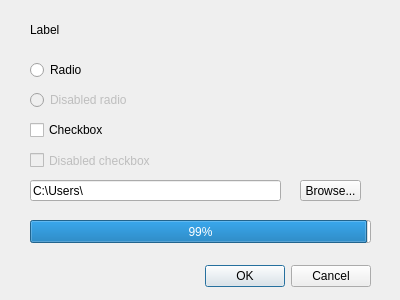
<?xml version="1.0" encoding="UTF-8"?>
<ui version="4.0">
 <class>Lab</class>
 <widget class="QDialog" name="Lab">
  <property name="geometry">
   <rect>
    <x>0</x>
    <y>0</y>
    <width>400</width>
    <height>300</height>
   </rect>
  </property>
  <property name="mouseTracking">
   <bool>false</bool>
  </property>
  <property name="windowTitle">
   <string>Lab 2</string>
  </property>
  <widget class="QDialogButtonBox" name="buttonBox">
   <property name="geometry">
    <rect>
     <x>30</x>
     <y>260</y>
     <width>341</width>
     <height>32</height>
    </rect>
   </property>
   <property name="orientation">
    <enum>Qt::Horizontal</enum>
   </property>
   <property name="standardButtons">
    <set>QDialogButtonBox::Cancel|QDialogButtonBox::Ok</set>
   </property>
  </widget>
  <widget class="QLabel" name="label">
   <property name="geometry">
    <rect>
     <x>30</x>
     <y>20</y>
     <width>41</width>
     <height>20</height>
    </rect>
   </property>
   <property name="text">
    <string>Label</string>
   </property>
  </widget>
  <widget class="QCheckBox" name="checkBox_2">
   <property name="enabled">
    <bool>false</bool>
   </property>
   <property name="geometry">
    <rect>
     <x>30</x>
     <y>150</y>
     <width>131</width>
     <height>21</height>
    </rect>
   </property>
   <property name="text">
    <string>Disabled checkbox</string>
   </property>
  </widget>
  <widget class="QRadioButton" name="radioButton">
   <property name="enabled">
    <bool>true</bool>
   </property>
   <property name="geometry">
    <rect>
     <x>30</x>
     <y>60</y>
     <width>95</width>
     <height>20</height>
    </rect>
   </property>
   <property name="text">
    <string>Radio</string>
   </property>
  </widget>
  <widget class="QLineEdit" name="lineEdit">
   <property name="geometry">
    <rect>
     <x>30</x>
     <y>180</y>
     <width>251</width>
     <height>21</height>
    </rect>
   </property>
   <property name="text">
    <string>C:\Users\</string>
   </property>
  </widget>
  <widget class="QRadioButton" name="radioButton_2">
   <property name="enabled">
    <bool>false</bool>
   </property>
   <property name="geometry">
    <rect>
     <x>30</x>
     <y>90</y>
     <width>111</width>
     <height>20</height>
    </rect>
   </property>
   <property name="text">
    <string>Disabled radio</string>
   </property>
  </widget>
  <widget class="QCheckBox" name="checkBox">
   <property name="geometry">
    <rect>
     <x>30</x>
     <y>120</y>
     <width>81</width>
     <height>20</height>
    </rect>
   </property>
   <property name="acceptDrops">
    <bool>false</bool>
   </property>
   <property name="text">
    <string>Checkbox</string>
   </property>
  </widget>
  <widget class="QProgressBar" name="progressBar">
   <property name="enabled">
    <bool>true</bool>
   </property>
   <property name="geometry">
    <rect>
     <x>30</x>
     <y>220</y>
     <width>341</width>
     <height>23</height>
    </rect>
   </property>
   <property name="value">
    <number>99</number>
   </property>
  </widget>
  <widget class="QToolButton" name="toolButton">
   <property name="geometry">
    <rect>
     <x>300</x>
     <y>180</y>
     <width>61</width>
     <height>21</height>
    </rect>
   </property>
   <property name="text">
    <string>Browse...</string>
   </property>
  </widget>
 </widget>
 <resources/>
 <connections>
  <connection>
   <sender>buttonBox</sender>
   <signal>accepted()</signal>
   <receiver>Lab</receiver>
   <slot>accept()</slot>
   <hints>
    <hint type="sourcelabel">
     <x>248</x>
     <y>254</y>
    </hint>
    <hint type="destinationlabel">
     <x>157</x>
     <y>274</y>
    </hint>
   </hints>
  </connection>
  <connection>
   <sender>buttonBox</sender>
   <signal>rejected()</signal>
   <receiver>Lab</receiver>
   <slot>reject()</slot>
   <hints>
    <hint type="sourcelabel">
     <x>316</x>
     <y>260</y>
    </hint>
    <hint type="destinationlabel">
     <x>286</x>
     <y>274</y>
    </hint>
   </hints>
  </connection>
 </connections>
</ui>
